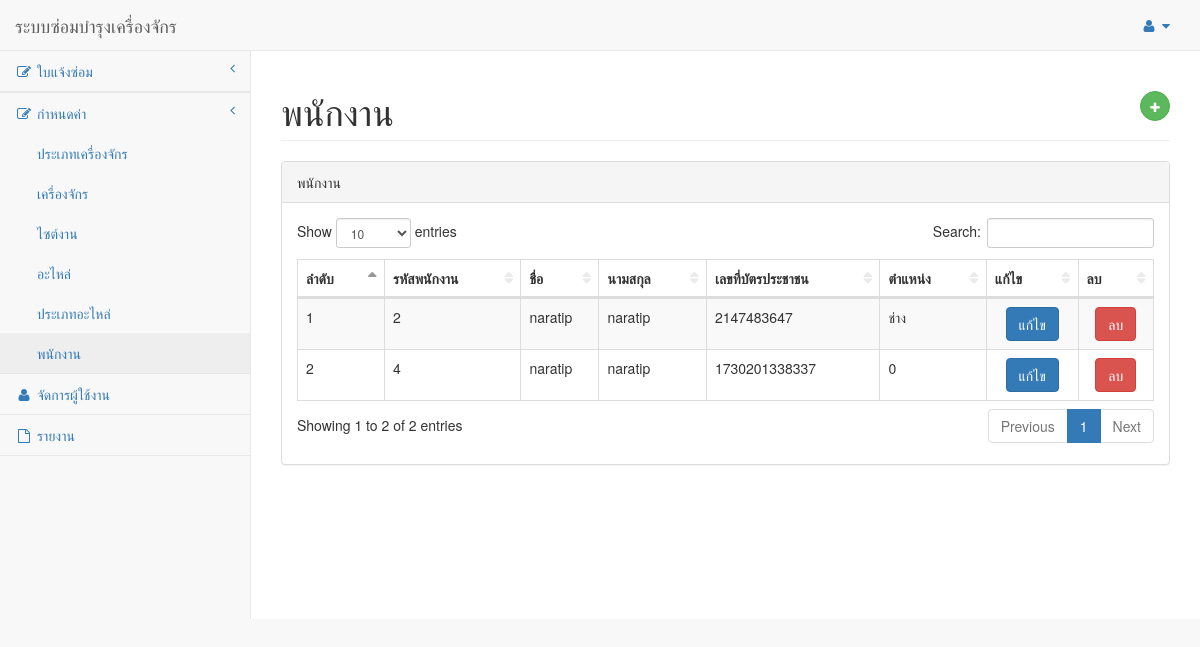
Page /Employee/ListEmployee.php on the committed database.
### tables this page shows
CREATE TABLE `tmstmtemployee` (
  `XVEpyCode` int(5) NOT NULL,
  `XVEpyFirstname` varchar(100) NOT NULL,
  `XVpyLastname` varchar(100) NOT NULL,
  `XVIdCardNumber` bigint(13) NOT NULL,
  `XVEpyJobPosition` varchar(50) NOT NULL
);

### Employee/ListEmployee.php (the view, shortened to what this page needs)
<!DOCTYPE html>
<html lang="en">
<head>
    <link href="../vendor/bootstrap/css/bootstrap.min.css" rel="stylesheet">
    <link href="../vendor/metisMenu/metisMenu.min.css" rel="stylesheet">
    <link href="../vendor/datatables/css/dataTables.bootstrap.css" rel="stylesheet">
    <link href="../vendor/datatables-responsive/dataTables.responsive.css" rel="stylesheet">
    <link href="../dist/css/sb-admin-2.css" rel="stylesheet">
    <link href="../vendor/font-awesome/css/font-awesome.min.css" rel="stylesheet" type="text/css">
</head>
<body>
    <?php include '../Template/templsidebar.php';
    include '../database/connect.php';?>
    <div id="wrapper">
        <div id="page-wrapper">
            <div class="row">
                <div class="col-lg-12">
                    <h1 class="page-header">พนักงาน<button type="button" class="btn btn-success btn-circle"
                            style="float: right;" data-toggle="modal" data-target="#insertModal"><i
                                class="fa fa-plus"></i></h1>
                </div>
            </div>
            <div class="row">
                <div class="col-lg-12">
                    <div class="panel panel-default">
                        <div class="panel-heading">
                            พนักงาน
                        </div>
                        <div class="panel-body">
                            <table width="100%" class="table table-striped table-bordered table-hover"
                                id="dataTables-example">
                                <thead>
                                    <tr>
                                        <th>ลำดับ</th>
                                        <th>รหัสพนักงาน</th>
                                        <th>ชื่อ</th>
                                        <th>นามสกุล</th>
                                        <th>เลขที่บัตรประชาชน</th>
                                        <th>ตำแหน่ง</th>
                                        <th>แก้ไข</th>
                                        <th>ลบ</th>
                                    </tr>
                                </thead>
                                <tbody>
<?php
    $sql = " SELECT *
    FROM tmstmtemployee";
    $result = mysqli_query($connect,$sql) or die(mysqli_query($connect));
    $count = 1;
    while ($row=mysqli_fetch_array($result)){
?>
                                    <tr class="odd gradeA">
                                        <td><?php echo $count;?></td>
                                        <td><?php echo $row["XVEpyCode"];?></td>
                                        <td><?php echo $row["XVEpyFirstname"];?></td>
                                        <td><?php echo $row["XVpyLastname"];?></td>
                                        <td><?php echo $row["XVIdCardNumber"];?></td>
                                        <td><?php echo $row["XVEpyJobPosition"];?></td>
                                        <td align="center"><input class='btn btn-primary editbtn' type='button'
                                                value='แก้ไข'></td>
                                        <td align="center"><input class='btn btn-danger deletebtn' type='button'
                                                value='ลบ'></td>
                                    </tr>
                                    <?php $count++;} ?>
                                </tbody>
                            </table>
                        </div>
                    </div>
                </div>
            </div>
        </div>
    </div>
</body>
</html>

### rows in the picture
tmstmtemployee: XVEpyCode "2", XVEpyFirstname "naratip", XVpyLastname "naratip", XVIdCardNumber "2147483647", XVEpyJobPosition "ช่าง"
tmstmtemployee: XVEpyCode "4", XVEpyFirstname "naratip", XVpyLastname "naratip", XVIdCardNumber "1730201338337", XVEpyJobPosition "0"
